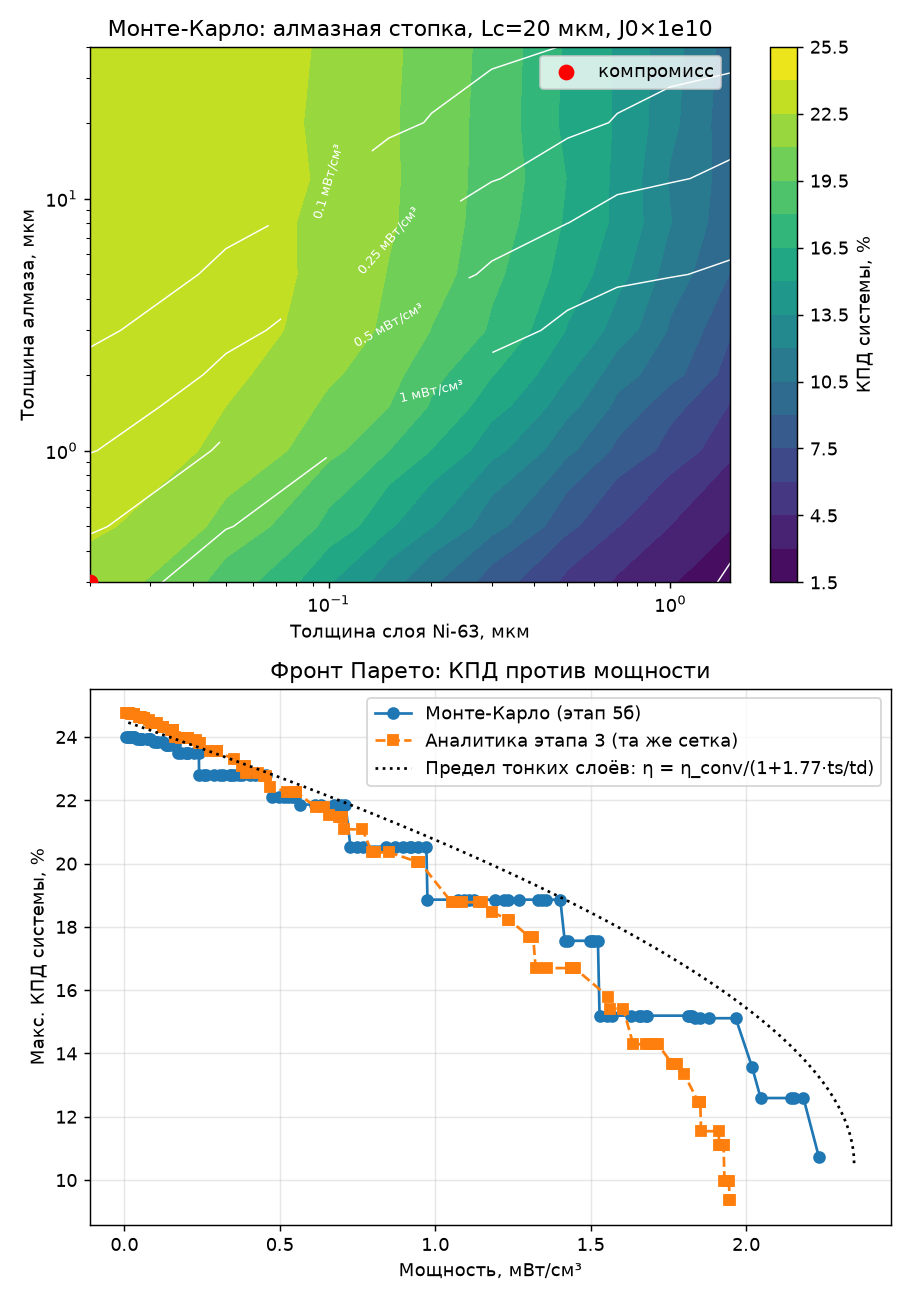

Write the Python code that produced this figure.
"""
Этап 5б (А2): алмазная стопка [Ni-63 | диод | Ni-63 | диод ...] методом Монте-Карло.

Та же модель Джоя, что в mc_electrons.py, но геометрия бесконечно-периодическая:
координата z сворачивается по периоду ts+td, электрон движется, пока не остановится.
Считается, куда уходит энергия распада: в никель (самопоглощение), в зону сбора
диода (±Lc от граней) или в «мёртвую» середину толстого диода. Отражение от
алмаза обратно в никель, блуждание и многократные проходы учтены автоматически.
Электрическая часть (Voc, FF, J0) — как в betavoltaic_stack.py (этап 3).
"""
import numpy as np
import matplotlib
matplotlib.use("Agg")
import matplotlib.pyplot as plt
from direct_conversion import beta_spectrum
from mc_electrons import MAT, E_CUT

rng = np.random.default_rng(11)
kT, Q, CI = 0.02585, 1.602e-19, 3.7e10
P_VOL = 56.7*8.9*CI*17.4e3*Q                        # Вт/см³ распада, чистый Ni-63
EG = {"Алмаз": 5.47, "4H-SiC": 3.26}
NB = 400                                             # бины глубины в диоде

def electric(P_col, Eg, J0_factor):                  # как в этапе 3
    Jsc = P_col/(2.8*Eg + 0.5)
    J0 = 1.5e5*np.exp(-Eg/kT)*J0_factor
    Voc = kT*np.log(Jsc/J0 + 1); v = Voc/kT
    return Jsc*Voc*(v - np.log(v + 0.72))/(v + 1)

def periodic_stack(ts, td, diode="Алмаз", n=3000):
    """Доли энергии распада: в никеле и гистограмма по глубине в диоде (NB бинов)."""
    P = ts + td
    mats = [MAT["Ni"], MAT[diode]]
    Zs = np.array([m["Z"] for m in mats]); As = np.array([m["A"] for m in mats])
    rhos = np.array([m["rho"] for m in mats]); Js = np.array([m["J"] for m in mats])
    Ns = np.array([m["N"] for m in mats])
    E0 = beta_spectrum(66.9, 29, n)
    E = E0.copy(); z = rng.random(n)*ts
    c = rng.uniform(-1, 1, n); ph = 2*np.pi*rng.random(n); s_ = np.sqrt(1 - c**2)
    w = np.stack([s_*np.cos(ph), s_*np.sin(ph), c], axis=1)
    dep_ni, hist = 0.0, np.zeros(NB)

    def deposit(zpos, dE):
        nonlocal dep_ni
        u = np.mod(zpos, P)
        inNi = u < ts
        dep_ni += dE[inNi].sum()
        d = u[~inNi] - ts
        hist[:] += np.bincount(np.clip((d/td*NB).astype(int), 0, NB - 1), dE[~inNi], NB)

    while E.size:
        u = np.mod(z, P); k = (u >= ts).astype(int)
        Z, A, rho, J, N = Zs[k], As[k], rhos[k], Js[k], Ns[k]
        a = 3.4e-3*Z**0.67/E
        sig = 5.21e-21*Z**2/E**2*4*np.pi/(a*(1 + a))*((E + 511)/(E + 1024))**2
        s = -1e4/(N*sig)*np.log(rng.random(E.size))
        base = z - u
        lo = base + np.where(k == 0, 0.0, ts); hi = base + np.where(k == 0, ts, P)
        dz = w[:, 2]
        to_b = np.where(dz > 0, (hi - z)/np.maximum(dz, 1e-12),
                        np.where(dz < 0, (lo - z)/np.minimum(dz, -1e-12), np.inf))
        cross = to_b < s
        s = np.where(cross, to_b + 1e-7, s)
        dE = np.minimum(7.85e4*rho*Z/(A*E)*np.log(1.166*(E + 0.85*J)/J)*1e-4*s, E)
        zmid = z + dz*s*0.5
        deposit(zmid, dE)
        E = E - dE; z = z + dz*s
        sc = ~cross
        if sc.any():
            R = rng.random(sc.sum()); aa = a[sc]
            ct = 1 - 2*aa*R/(1 + aa - R); st = np.sqrt(np.clip(1 - ct**2, 0, 1))
            f = 2*np.pi*rng.random(sc.sum()); uu = w[sc]
            ref = np.where(np.abs(uu[:, 2:3]) < 0.9, [[0, 0, 1]], [[1, 0, 0]])
            p1 = np.cross(uu, ref); p1 /= np.linalg.norm(p1, axis=1, keepdims=True)
            p2 = np.cross(uu, p1)
            w[sc] = uu*ct[:, None] + (p1*np.cos(f)[:, None] + p2*np.sin(f)[:, None])*st[:, None]
        stop = E < E_CUT
        if stop.any():
            deposit(z[stop], E[stop])
        keep = ~stop
        E, z, w = E[keep], z[keep], w[keep]
    tot = E0.sum()
    return dep_ni/tot, hist/tot

def collected(hist, td, Lc):
    d = (np.arange(NB) + 0.5)/NB*td
    return hist[np.minimum(d, td - d) < Lc].sum()

if __name__ == "__main__":
    TS = np.array([0.02, 0.05, 0.1, 0.15, 0.2, 0.3, 0.5, 0.7, 1.0, 1.5])
    TD = np.array([0.3, 0.5, 1, 1.5, 2, 3, 5, 8, 12, 20, 40])
    ni = np.zeros((len(TD), len(TS))); H = {}
    for i, td in enumerate(TD):
        for j, ts in enumerate(TS):
            ni[i, j], H[(i, j)] = periodic_stack(ts, td)
    print(f"Прогнано {len(TS)*len(TD)} конфигураций стопки (по 3000 электронов)\n")

    # аналитика этапа 3 для сравнения (доля энергии, собранной в диоде)
    MU = 17*0.0669**-1.14*1e-4
    def analytic(ts, td, Lc):
        ms, md = MU*8.9, MU*3.52
        Ts, Td = np.exp(-ms*ts), np.exp(-md*td)
        fe = (1 - Ts)/(ms*ts)
        c = 1 - Td if td <= 2*Lc else (1 - np.exp(-md*Lc)) + (np.exp(-md*(td - Lc)) - Td)
        return fe*c/(1 - Td*Ts)

    print("Доля энергии распада, собранная в алмазе (Lc = 20 мкм): МК / этап 3")
    print("td\\ts " + "".join(f"{t:>11}" for t in TS[[1, 4, 6, 8]]))
    for i in [1, 2, 4, 6, 9]:
        print(f"{TD[i]:5}" + "".join(f"{collected(H[(i, j)], TD[i], 20)*100:6.0f}/{analytic(TS[j], TD[i], 20)*100:3.0f}%"
                                     for j in [1, 4, 6, 8]))

    def scan(Lc, jf, diode="Алмаз"):
        eta = np.zeros_like(ni); Pv = np.zeros_like(ni)
        for i, td in enumerate(TD):
            for j, ts in enumerate(TS):
                P_src = P_VOL*ts*1e-4
                P_el = electric(P_src*collected(H[(i, j)], td, Lc), EG[diode], jf)
                eta[i, j] = P_el/P_src; Pv[i, j] = P_el/((ts + td)*1e-4)
        return eta, Pv

    print()
    for Lc, jf, tag in [(20, 1, "идеальный алмаз"), (20, 1e10, "реалистичный алмаз (J0×1e10)"), (5, 1e10, "плохой алмаз (Lc=5, J0×1e10)")]:
        eta, Pv = scan(Lc, jf)
        a = np.unravel_index(eta.argmax(), eta.shape); b = np.unravel_index(Pv.argmax(), Pv.shape)
        m = eta >= 0.9*eta.max(); c = np.unravel_index(np.where(m, Pv, 0).argmax(), Pv.shape)
        print(f"=== {tag}, Lc={Lc} мкм")
        for nm, p in [("макс. КПД", a), ("макс. мощность", b), ("компромисс", c)]:
            print(f"  {nm:15} η={eta[p]*100:5.1f}%  ts={TS[p[1]]:.2f} td={TD[p[0]]:.1f} мкм  P={Pv[p]*1e3:.2f} мВт/см³")
        if jf == 1e10 and Lc == 20:
            best = (eta, Pv, c)

    # --- технологическое ограничение: алмазный диод ≥ 1 мкм, слой Ni-63 ≥ 0,05 мкм
    eta, Pv, _ = best
    ok = (TD[:, None] >= 1) & (TS[None, :] >= 0.05)
    a = np.unravel_index(np.where(ok, eta, 0).argmax(), eta.shape)
    b = np.unravel_index(np.where(ok, Pv, 0).argmax(), Pv.shape)
    m = ok & (eta >= 0.9*eta[a]); c = np.unravel_index(np.where(m, Pv, 0).argmax(), Pv.shape)
    print("=== реалистичный алмаз с ограничением td ≥ 1 мкм, ts ≥ 0,05 мкм")
    for nm, p in [("макс. КПД", a), ("макс. мощность", b), ("компромисс", c)]:
        print(f"  {nm:15} η={eta[p]*100:5.1f}%  ts={TS[p[1]]:.2f} td={TD[p[0]]:.1f} мкм  P={Pv[p]*1e3:.2f} мВт/см³")

    # --- предел тонких слоёв: стопка = однородная «смесь», важна только x = ts/td
    def S(m, E=15.0):                                # тормозная способность (Бете), отн. ед.
        mm = MAT[m]; return mm["rho"]*mm["Z"]/mm["A"]*np.log(1.166*(E + 0.85*mm["J"])/mm["J"])
    kS = S("Ni")/S("Алмаз")
    print(f"\nПредел тонких слоёв: kS = S_Ni/S_алмаз = {kS:.2f}")
    print(f"  η(x) = η_conv/(1 + {kS:.2f}·x),  P(x) = P_распада·η_conv·x/((1+x)(1+{kS:.2f}·x))")
    xo = 1/np.sqrt(kS)
    print(f"  макс. мощность при x = 1/√kS = {xo:.2f}: доля энергии в алмазе {1/(1+kS*xo)*100:.0f}%,"
          f" P ≈ {P_VOL*0.245*xo/((1+xo)*(1+kS*xo))*1e3:.2f} мВт/см³ (η_conv≈24,5%)")
    x9 = (1/0.9 - 1)/kS
    print(f"  компромисс (90% от η_conv) при x = {x9:.3f}: P ≈ {P_VOL*0.245*0.9*x9/(1+x9)*1e3:.2f} мВт/см³")

    print("\nЭтап 3 (аналитика), реалистичный алмаз: макс. η 24,7%; макс. P 1,95 мВт/см³ при 9,7%;"
          " компромисс 22,3% / 0,55 мВт/см³ (ts 0,26, td 5,3)")

    # --- графики
    eta, Pv, c = best
    fig, ax = plt.subplots(2, 1, figsize=(7, 10))
    cs = ax[0].contourf(TS, TD, eta*100, levels=20, cmap="viridis")
    fig.colorbar(cs, ax=ax[0], label="КПД системы, %")
    c2 = ax[0].contour(TS, TD, Pv*1e3, levels=[0.1, 0.25, 0.5, 1], colors="w", linewidths=0.8)
    ax[0].clabel(c2, fmt="%g мВт/см³", fontsize=7)
    ax[0].scatter(TS[c[1]], TD[c[0]], c="r", s=60, zorder=5, label="компромисс")
    ax[0].set_xscale("log"); ax[0].set_yscale("log")
    ax[0].set_xlabel("Толщина слоя Ni-63, мкм"); ax[0].set_ylabel("Толщина алмаза, мкм")
    ax[0].set_title("Монте-Карло: алмазная стопка, Lc=20 мкм, J0×1e10"); ax[0].legend()

    def front(e, p):
        o = np.argsort(p.ravel()); pp, ee = p.ravel()[o], e.ravel()[o]
        return pp, np.maximum.accumulate(ee[::-1])[::-1]
    pp, ff = front(eta, Pv)
    ax[1].plot(pp*1e3, ff*100, "o-", label="Монте-Карло (этап 5б)")
    ea = np.zeros_like(eta); pa = np.zeros_like(eta)
    for i, td in enumerate(TD):
        for j, ts in enumerate(TS):
            P_src = P_VOL*ts*1e-4; P_el = electric(P_src*analytic(ts, td, 20), 5.47, 1e10)
            ea[i, j] = P_el/P_src; pa[i, j] = P_el/((ts + td)*1e-4)
    pp, ff = front(ea, pa)
    ax[1].plot(pp*1e3, ff*100, "s--", label="Аналитика этапа 3 (та же сетка)")
    x = np.geomspace(1e-3, 1/np.sqrt(kS), 300)          # только ветвь Парето
    ax[1].plot(P_VOL*0.245*x/((1 + x)*(1 + kS*x))*1e3, 24.5/(1 + kS*x), ":", c="k",
               label=f"Предел тонких слоёв: η = η_conv/(1+{kS:.2f}·ts/td)")
    ax[1].set_xlabel("Мощность, мВт/см³"); ax[1].set_ylabel("Макс. КПД системы, %")
    ax[1].set_title("Фронт Парето: КПД против мощности"); ax[1].grid(alpha=.3); ax[1].legend()
    plt.tight_layout(); plt.savefig("mc_stack.png", dpi=130)
